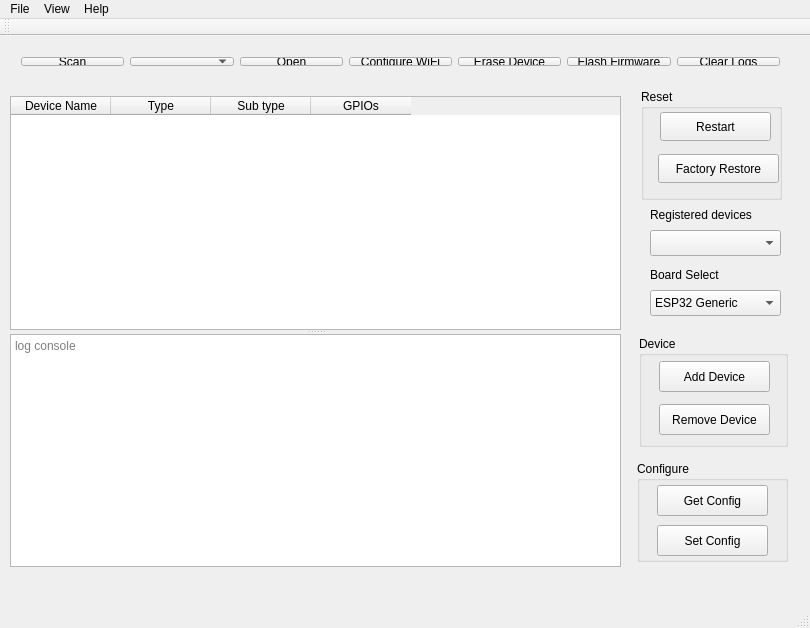
<?xml version="1.0" encoding="UTF-8"?>
<ui version="4.0">
 <class>MainWindow</class>
 <widget class="QMainWindow" name="MainWindow">
  <property name="geometry">
   <rect>
    <x>0</x>
    <y>0</y>
    <width>810</width>
    <height>628</height>
   </rect>
  </property>
  <property name="windowTitle">
   <string>EzLogic - EzloPi</string>
  </property>
  <property name="windowIcon">
   <iconset resource="ezlopi.qrc">
    <normaloff>:/res/icon.png</normaloff>:/res/icon.png</iconset>
  </property>
  <widget class="QWidget" name="centralWidget">
   <widget class="QWidget" name="layoutWidget">
    <property name="geometry">
     <rect>
      <x>10</x>
      <y>10</y>
      <width>781</width>
      <height>31</height>
     </rect>
    </property>
    <layout class="QHBoxLayout" name="horizontalLayout">
     <item>
      <widget class="QPushButton" name="pushButton_scan_uart_ports">
       <property name="text">
        <string>Scan</string>
       </property>
      </widget>
     </item>
     <item>
      <widget class="QComboBox" name="comboBox_uart_list"/>
     </item>
     <item>
      <widget class="QPushButton" name="pushButton_connect_uart">
       <property name="text">
        <string>Open</string>
       </property>
      </widget>
     </item>
     <item>
      <widget class="QPushButton" name="pushButton_set_wifi">
       <property name="text">
        <string>Configure WiFi</string>
       </property>
      </widget>
     </item>
     <item>
      <widget class="QPushButton" name="pushButton_erase_flash">
       <property name="text">
        <string>Erase Device</string>
       </property>
      </widget>
     </item>
     <item>
      <widget class="QPushButton" name="pushButton_flash_ezpi_bins">
       <property name="text">
        <string>Flash Firmware</string>
       </property>
      </widget>
     </item>
     <item>
      <widget class="QPushButton" name="pushButton_clear_uart_direct_log">
       <property name="text">
        <string>Clear Logs</string>
       </property>
      </widget>
     </item>
    </layout>
   </widget>
   <widget class="QSplitter" name="splitter">
    <property name="geometry">
     <rect>
      <x>10</x>
      <y>60</y>
      <width>611</width>
      <height>471</height>
     </rect>
    </property>
    <property name="orientation">
     <enum>Qt::Vertical</enum>
    </property>
    <widget class="QTableWidget" name="tableWidget_device_table">
     <property name="editTriggers">
      <set>QAbstractItemView::NoEditTriggers</set>
     </property>
     <column>
      <property name="text">
       <string>Device Name</string>
      </property>
     </column>
     <column>
      <property name="text">
       <string>Type</string>
      </property>
     </column>
     <column>
      <property name="text">
       <string>Sub type</string>
      </property>
     </column>
     <column>
      <property name="text">
       <string>GPIOs</string>
      </property>
     </column>
    </widget>
    <widget class="QTextBrowser" name="textBrowser_console_log">
     <property name="placeholderText">
      <string>log console</string>
     </property>
    </widget>
   </widget>
   <widget class="QGroupBox" name="groupBox_device_config">
    <property name="geometry">
     <rect>
      <x>637</x>
      <y>425</y>
      <width>151</width>
      <height>101</height>
     </rect>
    </property>
    <property name="title">
     <string>Configure</string>
    </property>
    <widget class="QPushButton" name="pushButton_get_ezpi_config">
     <property name="geometry">
      <rect>
       <x>20</x>
       <y>24</y>
       <width>111</width>
       <height>31</height>
      </rect>
     </property>
     <property name="text">
      <string>Get Config</string>
     </property>
    </widget>
    <widget class="QPushButton" name="pushButton_set_ezpi_config">
     <property name="geometry">
      <rect>
       <x>20</x>
       <y>64</y>
       <width>111</width>
       <height>31</height>
      </rect>
     </property>
     <property name="text">
      <string>Set Config</string>
     </property>
    </widget>
   </widget>
   <widget class="QGroupBox" name="groupBox">
    <property name="geometry">
     <rect>
      <x>639</x>
      <y>300</y>
      <width>149</width>
      <height>111</height>
     </rect>
    </property>
    <property name="title">
     <string>Device</string>
    </property>
    <widget class="QPushButton" name="pushButton_add_device">
     <property name="geometry">
      <rect>
       <x>20</x>
       <y>25</y>
       <width>111</width>
       <height>31</height>
      </rect>
     </property>
     <property name="text">
      <string>Add Device</string>
     </property>
    </widget>
    <widget class="QPushButton" name="pushButton_remove_device">
     <property name="geometry">
      <rect>
       <x>20</x>
       <y>68</y>
       <width>111</width>
       <height>31</height>
      </rect>
     </property>
     <property name="text">
      <string>Remove Device</string>
     </property>
    </widget>
   </widget>
   <widget class="QComboBox" name="comboBox_esp32_board_type">
    <property name="geometry">
     <rect>
      <x>650</x>
      <y>254</y>
      <width>131</width>
      <height>26</height>
     </rect>
    </property>
    <item>
     <property name="text">
      <string>ESP32 Generic</string>
     </property>
    </item>
    <item>
     <property name="text">
      <string>ESP32S3</string>
     </property>
    </item>
    <item>
     <property name="text">
      <string>ESP32C3</string>
     </property>
    </item>
   </widget>
   <widget class="QLabel" name="label_board_select">
    <property name="geometry">
     <rect>
      <x>650</x>
      <y>229</y>
      <width>111</width>
      <height>20</height>
     </rect>
    </property>
    <property name="text">
     <string>Board Select</string>
    </property>
   </widget>
   <widget class="QLabel" name="label_registered_devices">
    <property name="geometry">
     <rect>
      <x>650</x>
      <y>169</y>
      <width>131</width>
      <height>20</height>
     </rect>
    </property>
    <property name="text">
     <string>Registered devices</string>
    </property>
   </widget>
   <widget class="QComboBox" name="comboBox_registered_devices">
    <property name="geometry">
     <rect>
      <x>650</x>
      <y>194</y>
      <width>131</width>
      <height>26</height>
     </rect>
    </property>
   </widget>
   <widget class="QGroupBox" name="groupBox_reset">
    <property name="geometry">
     <rect>
      <x>641</x>
      <y>53</y>
      <width>141</width>
      <height>111</height>
     </rect>
    </property>
    <property name="title">
     <string>Reset</string>
    </property>
    <widget class="QPushButton" name="pushButton_device_restart">
     <property name="geometry">
      <rect>
       <x>19</x>
       <y>23</y>
       <width>111</width>
       <height>29</height>
      </rect>
     </property>
     <property name="text">
      <string>Restart</string>
     </property>
    </widget>
    <widget class="QPushButton" name="pushButton_device_factory_reset">
     <property name="geometry">
      <rect>
       <x>17</x>
       <y>65</y>
       <width>121</width>
       <height>29</height>
      </rect>
     </property>
     <property name="text">
      <string>Factory Restore</string>
     </property>
    </widget>
   </widget>
   <zorder>groupBox_reset</zorder>
   <zorder>layoutWidget</zorder>
   <zorder>splitter</zorder>
   <zorder>groupBox_device_config</zorder>
   <zorder>groupBox</zorder>
   <zorder>comboBox_esp32_board_type</zorder>
   <zorder>label_board_select</zorder>
   <zorder>label_registered_devices</zorder>
   <zorder>comboBox_registered_devices</zorder>
  </widget>
  <widget class="QMenuBar" name="menuBar">
   <property name="geometry">
    <rect>
     <x>0</x>
     <y>0</y>
     <width>810</width>
     <height>26</height>
    </rect>
   </property>
   <widget class="QMenu" name="menuFile">
    <property name="title">
     <string>File</string>
    </property>
    <addaction name="actionLogin"/>
    <addaction name="actionRegister"/>
    <addaction name="actionExit"/>
   </widget>
   <widget class="QMenu" name="menuHelp">
    <property name="title">
     <string>Help</string>
    </property>
    <addaction name="actionAbout_EzloPi"/>
   </widget>
   <widget class="QMenu" name="menuView">
    <property name="title">
     <string>View</string>
    </property>
    <widget class="QMenu" name="menuConsole_Log_mode">
     <property name="title">
      <string>Console Log mode</string>
     </property>
     <addaction name="actionDisable"/>
     <addaction name="actionInfo"/>
     <addaction name="actionDebug"/>
    </widget>
    <addaction name="menuConsole_Log_mode"/>
    <addaction name="actionClear_Table"/>
   </widget>
   <addaction name="menuFile"/>
   <addaction name="menuView"/>
   <addaction name="menuHelp"/>
  </widget>
  <widget class="QToolBar" name="mainToolBar">
   <attribute name="toolBarArea">
    <enum>TopToolBarArea</enum>
   </attribute>
   <attribute name="toolBarBreak">
    <bool>false</bool>
   </attribute>
  </widget>
  <widget class="QStatusBar" name="statusBar"/>
  <action name="actionExit">
   <property name="text">
    <string>Exit</string>
   </property>
  </action>
  <action name="actionAbout_EzloPi">
   <property name="text">
    <string>About EzloPi</string>
   </property>
  </action>
  <action name="actionRegister">
   <property name="text">
    <string>Register</string>
   </property>
  </action>
  <action name="actionLogin">
   <property name="text">
    <string>Login</string>
   </property>
  </action>
  <action name="actionClear_Table">
   <property name="text">
    <string>Clear Table and data</string>
   </property>
  </action>
  <action name="actionDisable">
   <property name="checkable">
    <bool>true</bool>
   </property>
   <property name="text">
    <string>Disable</string>
   </property>
  </action>
  <action name="actionInfo">
   <property name="checkable">
    <bool>true</bool>
   </property>
   <property name="checked">
    <bool>true</bool>
   </property>
   <property name="text">
    <string>Info</string>
   </property>
  </action>
  <action name="actionDebug">
   <property name="checkable">
    <bool>true</bool>
   </property>
   <property name="text">
    <string>Debug</string>
   </property>
  </action>
 </widget>
 <layoutdefault spacing="6" margin="11"/>
 <resources>
  <include location="ezlopi.qrc"/>
 </resources>
 <connections/>
</ui>
